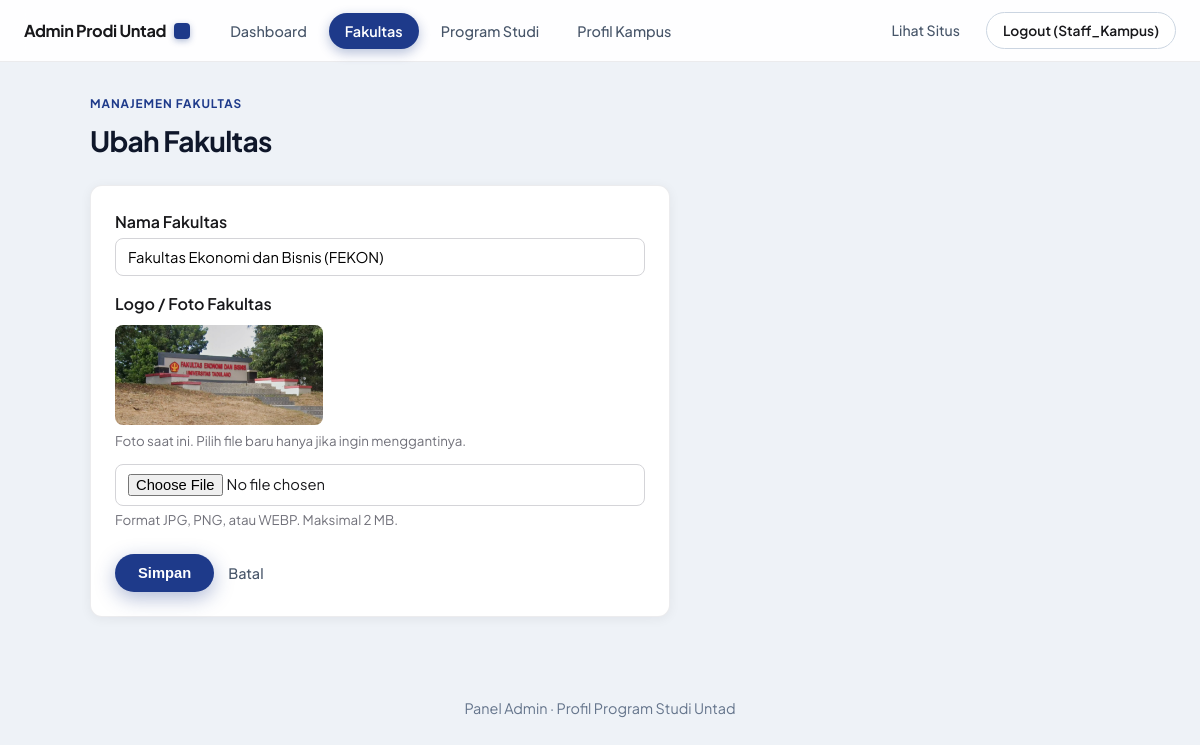
Screenshot of /index.php?c=adminfakultas&a=ubah&id=1 (signed in) with the database file from the repository.
### tables this page shows
CREATE TABLE `fakultas` (
  `id` int NOT NULL AUTO_INCREMENT,
  `nama_fakultas` varchar(100) NOT NULL,
  `foto_fakultas` varchar(255) DEFAULT NULL,
  PRIMARY KEY (`id`)
);

### app/controllers/Controller.php (called while the page is built)
<?php
abstract class Controller {
    protected function render(string $view, array $data = [], string $layout = 'layout'): void {
        extract($data);
        require __DIR__ . "/../views/$layout/header.php";
        require __DIR__ . "/../views/$view.php";
        require __DIR__ . "/../views/$layout/footer.php";
    }
}

### app/controllers/AdminBaseController.php (called while the page is built, shortened)
<?php
require_once __DIR__ . '/Controller.php';
abstract class AdminBaseController extends Controller {
    protected function renderAdmin(string $view, array $data = []): void {
        $this->render("admin/$view", $data, 'admin/layout');
    }
}

### app/controllers/AdminFakultasController.php (called while the page is built, shortened)
<?php
require_once __DIR__ . '/AdminBaseController.php';
require_once __DIR__ . '/../models/Fakultas.php';
class AdminFakultasController extends AdminBaseController {
    public function ubah(): void {
        $f = Fakultas::find((int)($_GET['id'] ?? 0));
        $this->renderAdmin('fakultas/form', ['judul' => 'Ubah Fakultas', 'f' => $f]);
    }
}

### index.php (called while the page is built, shortened)
<?php
require_once __DIR__ . '/config/database.php';
require_once __DIR__ . '/app/helpers/functions.php';
$a = $_GET['a'] ?? 'index';
$controller = new $controllerName();
$controller->$a();

### app/helpers/functions.php (called while the page is built, shortened)
<?php
function e($s): string {
    return htmlspecialchars((string)$s, ENT_QUOTES, 'UTF-8');
}
function img_url(?string $path): string {
    $segments = array_map('rawurlencode', explode('/', $path));
    return 'public/images/' . implode('/', $segments);
}
function flash(?string $pesan = null, string $tipe = 'ok') {
    $f = $_SESSION['flash'] ?? null;
    return $f;
}

### config/database.php (called while the page is built)
<?php
function getDB(): PDO {
    static $pdo = null;
    if ($pdo === null) {
        $pdo = new PDO(
            'mysql:host=localhost;dbname=db_tubes_rpl;charset=utf8mb4',
            'root',
            '',
            [
                PDO::ATTR_ERRMODE => PDO::ERRMODE_EXCEPTION,
                PDO::ATTR_DEFAULT_FETCH_MODE => PDO::FETCH_ASSOC,
            ]
        );
    }
    return $pdo;
}

### app/models/Fakultas.php (called while the page is built, shortened)
<?php
class Fakultas {
    public static function find(int $id): ?array {
        $st = getDB()->prepare(
            "SELECT id, nama_fakultas AS nama, foto_fakultas AS foto
             FROM fakultas WHERE id = ?"
        );
        $st->execute([$id]);
        return $st->fetch() ?: null;
    }
}

### app/views/admin/fakultas/form.php (the view, shortened to what this page needs)
<div class="admin-page-head">
    <span class="admin-eyebrow">Manajemen Fakultas</span>
    <h1><?= e($judul) ?></h1>
</div>
<form class="form admin-form-card" method="post" action="index.php?c=adminfakultas&a=simpan" enctype="multipart/form-data">
    <label for="nama">Nama Fakultas</label>
    <input type="text" id="nama" name="nama" value="<?= e($f['nama']) ?>" required autofocus>
    <label for="foto">Logo / Foto Fakultas</label>
    <?php if (!empty($f['foto'])): ?>
        <div class="foto-lama">
            <img class="thumb-besar" src="<?= e(img_url($f['foto'])) ?>" alt="Foto saat ini">
            <small>Foto saat ini. Pilih file baru hanya jika ingin menggantinya.</small>
        </div>
    <?php endif; ?>
    <input type="file" id="foto" name="foto" accept="image/jpeg,image/png,image/webp">
    <small>Format JPG, PNG, atau WEBP. Maksimal 2 MB.</small>
    <div class="form-aksi">
        <button class="btn btn-primary-pill" type="submit">Simpan</button>
        <a class="admin-cancel-link" href="index.php?c=adminfakultas">Batal</a>
    </div>
</form>

### public/css/style.css (style rules this page uses)
html { scroll-behavior: smooth; box-sizing: border-box; }
*, *::before, *::after { box-sizing: inherit; }
body { margin: 0; font-family: "Plus Jakarta Sans", "Segoe UI", -apple-system, BlinkMacSystemFont, sans-serif; background: #eef2f7; color: #18181b; line-height: 1.55; opacity: 1; transition: opacity 0.22s ease; -webkit-font-smoothing: antialiased; }
body.admin-body { background: #eef2f7; color: #18181b; }
.admin-page-head { margin-bottom: 22px; }
.admin-page-head h1, .admin-bar h1 { margin: 4px 0 6px; font-size: 1.75rem; font-weight: 700; letter-spacing: -0.025em; color: #0f172a; }
.admin-eyebrow { display: inline-block; font-size: 0.74rem; font-weight: 700; letter-spacing: 0.08em; text-transform: uppercase; color: #1e3a8a; }
.admin-form-card { max-width: 640px; border-radius: 16px; border: 1px solid rgba(15, 23, 42, 0.08); box-shadow: 0 6px 22px rgba(15, 23, 42, 0.06); }
.admin-cancel-link { color: #475569; text-decoration: none; font-size: 0.9rem; font-weight: 500; }
.btn { display: inline-flex; align-items: center; justify-content: center; gap: 6px; background: #1e3a8a; color: #ffffff; padding: 10px 20px; border: 1px solid transparent; border-radius: 8px; text-decoration: none; font-size: 0.92rem; font-weight: 600; cursor: pointer; transition: background-color 0.2s ease, transform 0.2s ease, box-shadow 0.2s ease; }
.btn-primary-pill { border-radius: 999px; padding: 10px 22px; background: #1e3a8a; color: #ffffff; box-shadow: 0 6px 20px rgba(30, 58, 138, 0.35); }
.form { background: #ffffff; padding: 24px; border-radius: 12px; max-width: 580px; box-shadow: 0 2px 12px rgba(15, 23, 42, 0.06); }
.form label { display: block; margin-top: 16px; font-weight: 600; }
.form label:first-of-type { margin-top: 0; }
.form input[type="text"], .form input[type="file"], .form select, .form textarea { width: 100%; padding: 9px 12px; margin-top: 4px; border: 1px solid #d4d4d8; border-radius: 8px; font-family: inherit; font-size: 0.92rem; }
.form small { display: block; color: #71717a; margin-top: 4px; }
.form-aksi { margin-top: 24px; display: flex; gap: 14px; align-items: center; }
.foto-lama { margin-top: 8px; margin-bottom: 8px; }
.thumb-besar { height: 100px; width: auto; display: block; margin-bottom: 6px; border-radius: 8px; }

### rows the page displays
fakultas: nama "Fakultas Ekonomi dan Bisnis (FEKON)", foto_fakultas (picture)

### other values shown
$_SESSION['admin_nama'] "Staff_Kampus"
$judul "Ubah Fakultas"
